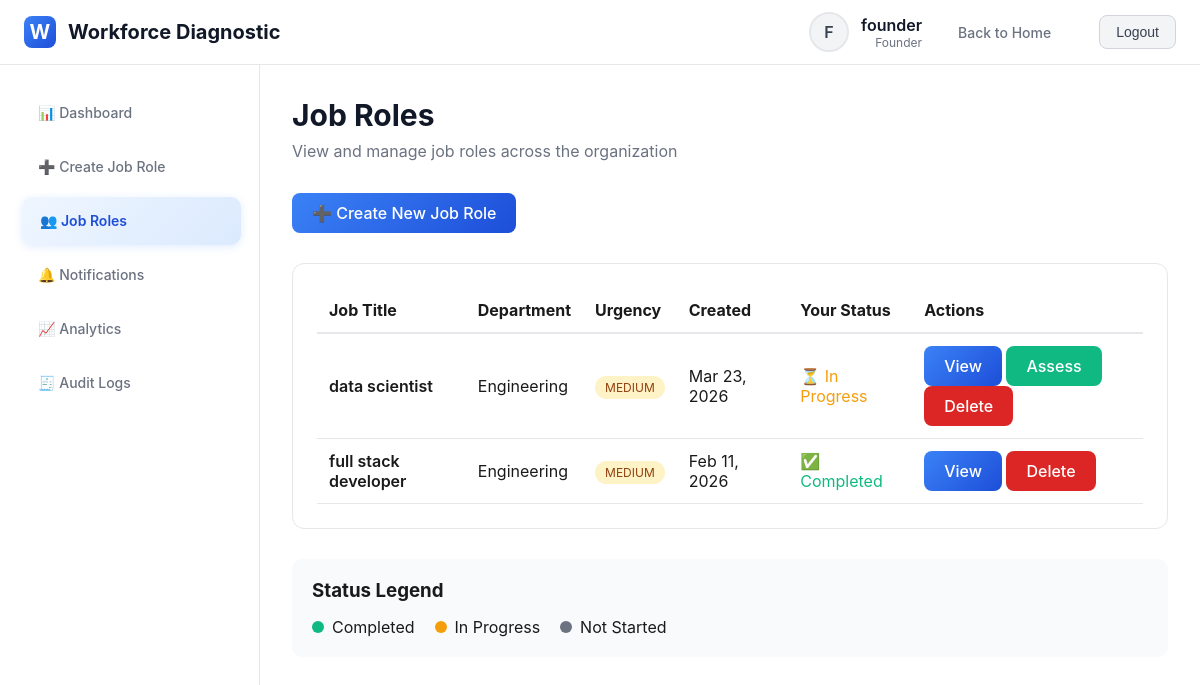
The page /job-roles/ (signed in) on the database its author committed.
### diagnostic_app/models.py (models this page shows, shortened)
class User(AbstractUser):
    ROLE_CHOICES = [
        ('founder', 'Founder'),
        ('co_founder', 'Co-Founder'),
        ('ceo', 'CEO'),
        ('cfo', 'CFO'),
        ('cto', 'CTO / Tech Lead'),
        ('coo', 'COO'),
        ('project_head', 'Project Head / Team Lead'),
        ('hr_manager', 'HR Manager / People Operations'),
        ('recruiter', 'Recruiter'),
        ('hr_executive', 'HR Executive'),
    ]
    role = models.CharField(max_length=20, choices=ROLE_CHOICES)
    phone = models.CharField(max_length=15, blank=True)
    def get_level(self):
        level_map = {
            'founder': 1, 'co_founder': 1,
            'ceo': 2, 'cfo': 2,
            'cto': 2, 'coo': 2, 'project_head': 2,
            'hr_manager': 3, 'recruiter': 3, 'hr_executive': 3
        }
        return level_map.get(self.role, 0)
    def can_create_job_roles(self):
        return self.role in ['founder', 'co_founder']

class JobRole(models.Model):
    STATUS_CHOICES = [
        ('draft', 'Draft'),
        ('active', 'Active'),
        ('completed', 'Completed'),
        ('cancelled', 'Cancelled'),
    ]
    title = models.CharField(max_length=200)
    department = models.CharField(max_length=100)
    description = models.TextField()
    required_skills = models.TextField()
    experience_level = models.CharField(max_length=50)
    budget_range = models.CharField(max_length=100)
    urgency = models.CharField(max_length=20, choices=[
        ('low', 'Low'),
        ('medium', 'Medium'),
        ('high', 'High')
    ])
    created_by = models.ForeignKey(User, on_delete=models.CASCADE, related_name='created_jobs')
    created_at = models.DateTimeField(auto_now_add=True)
    status = models.CharField(max_length=20, choices=STATUS_CHOICES, default='draft')

### diagnostic_app/views.py (the view)
# urls.py: path('job-roles/', views.job_roles_view, name='job_roles'),
@login_required
def job_roles_view(request):
    jobs = JobRole.objects.all().order_by('-created_at')
    for job in jobs:
        try:
            assignment = RoleAssignment.objects.get(job_role=job, user=request.user)
            if assignment.is_completed:
                job.user_status = 'completed'
            else:
                job.user_status = 'in_progress'
            job.can_assess = not assignment.is_completed
        except RoleAssignment.DoesNotExist:
            job.user_status = 'not_started'
            job.can_assess = False
    context = {'jobs': jobs}
    return render(request, 'diagnostic_app/job_roles.html', context)

### diagnostic_app/templates/diagnostic_app/job_roles.html (shortened to what this page needs)
{% extends 'diagnostic_app/base.html' %}
{% block content %}
<div class="page-header">
    <h1>Job Roles</h1>
    <p>View and manage job roles across the organization</p>
</div>
{% if user.can_create_job_roles %}
<div style="margin-bottom: 30px;">
    <a href="{% url 'create_job_role' %}" class="btn btn-primary">
        ➕ Create New Job Role
    </a>
</div>
{% endif %}
<div class="card">
    <div style="overflow-x: auto;">
        <table style="width: 100%; border-collapse: collapse;">
            <thead>
                <tr style="border-bottom: 2px solid #e5e7eb;">
                    <th style="padding: 12px; text-align: left;">Job Title</th>
                    <th style="padding: 12px; text-align: left;">Department</th>
                    <th style="padding: 12px; text-align: left;">Urgency</th>
                    <th style="padding: 12px; text-align: left;">Created</th>
                    <th style="padding: 12px; text-align: left;">Your Status</th>
                    <th style="padding: 12px; text-align: left;">Actions</th>
                </tr>
            </thead>
            <tbody>
                {% if jobs %}
                {% for job in jobs %}
                <tr style="border-bottom: 1px solid #e5e7eb;">
                    <td style="padding: 12px;">
                        <div style="font-weight: 600;">{{ job.title }}</div>
                    </td>
                    <td style="padding: 12px;">{{ job.department }}</td>
                    <td style="padding: 12px;">
                        <span style="padding: 4px 10px; background:
                            {% if job.urgency == 'high' %}#fee2e2; color: #991b1b;
                            {% elif job.urgency == 'medium' %}#fef3c7; color: #92400e;
                            {% else %}#d1fae5; color: #065f46;
                            {% endif %}; border-radius: 20px; font-size: 12px;">
                            {{ job.urgency|upper }}
                        </span>
                    </td>
                    <td style="padding: 12px;">{{ job.created_at|date:"M d, Y" }}</td>
                    <td style="padding: 12px;">
                        {% if job.user_status == 'completed' %}
                        <span style="color: #10b981;">✅ Completed</span>
                        {% elif job.user_status == 'in_progress' %}
                        <span style="color: #f59e0b;">⏳ In Progress</span>
                        {% else %}
                        <span style="color: #6b7280;">⏱️ Not Started</span>
                        {% endif %}
                    </td>
                    <td style="padding: 12px;">
                        <a href="{% url 'job_role_detail' job.id %}" class="btn btn-sm btn-primary">View</a>
                        {% if job.user_status != 'completed' and job.can_assess %}
                        <a href="{% url 'diagnostic' job.id %}" class="btn btn-sm btn-success">Assess</a>
                        {% endif %}
                        {% if user.role == 'founder' %}
                        <a href="{% url 'delete_job_role' job.id %}" class="btn btn-sm btn-danger"
                           onclick="return confirm('Are you sure you want to delete this job role? This action cannot be undone.')"
                           style="background: #dc2626; color: white;">Delete</a>
                        {% endif %}
                    </td>
                </tr>
                {% endfor %}
                {% endif %}
            </tbody>
        </table>
    </div>
</div>
<div style="margin-top: 30px; background: #f9fafb; padding: 20px; border-radius: 10px;">
    <h3 style="margin-bottom: 15px;">Status Legend</h3>
    <div style="display: flex; gap: 20px; flex-wrap: wrap;">
        <div style="display: flex; align-items: center; gap: 8px;">
            <div style="width: 12px; height: 12px; background: #10b981; border-radius: 50%;"></div>
            <span>Completed</span>
        </div>
        <div style="display: flex; align-items: center; gap: 8px;">
            <div style="width: 12px; height: 12px; background: #f59e0b; border-radius: 50%;"></div>
            <span>In Progress</span>
        </div>
        <div style="display: flex; align-items: center; gap: 8px;">
            <div style="width: 12px; height: 12px; background: #6b7280; border-radius: 50%;"></div>
            <span>Not Started</span>
        </div>
    </div>
</div>
{% endblock %}

### diagnostic_app/templates/diagnostic_app/base.html (shortened to what this page needs)
<!DOCTYPE html>
<html lang="en">
<head>
    {% load static %}
</head>
<body>
    {% if user.is_authenticated %}
    <div class="app-container">
        <header class="header">
            <div class="header-content">
                <a href="{% url 'dashboard' %}" class="logo">
                    <div class="logo-icon">W</div>
                    <span>Workforce Diagnostic</span>
                </a>
                <div class="user-menu">
                    <div class="user-info">
                        <div class="user-avatar">{{ user.username.0|upper }}</div>
                        <div class="user-details">
                            <div class="user-name">{{ user.username }}</div>
                            <div class="user-role">{{ user.get_role_display }}</div>
                        </div>
                    </div>
                    <a href="{% url 'home' %}?show_home=true" class="nav-home-link-simple">
                        Back to Home
                    </a>
                    <form method="post" action="{% url 'logout' %}">
                        <button type="submit" class="btn-logout">Logout</button>
                    </form>
                </div>
            </div>
        </header>
        <div class="main-content">
            <nav class="sidebar">
                <ul class="nav-menu">
                    <li class="nav-item">
                        <a href="{% url 'dashboard' %}" class="nav-link {% if request.path == '/dashboard/' %}active{% endif %}">
                            📊 Dashboard
                        </a>
                    </li>
                    {% if user.can_create_job_roles %}
                    <li class="nav-item">
                        <a href="{% url 'create_job_role' %}" class="nav-link {% if request.path == '/job-roles/create/' %}active{% endif %}">
                            ➕ Create Job Role
                        </a>
                    </li>
                    {% endif %}
                    <li class="nav-item">
                        <a href="{% url 'job_roles' %}" class="nav-link {% if '/job-roles' in request.path and request.path != '/job-roles/create/' %}active{% endif %}">
                            👥 Job Roles
                        </a>
                    </li>
                    <li class="nav-item">
                        <a href="{% url 'notifications' %}" class="nav-link {% if '/notifications' in request.path %}active{% endif %}">
                            🔔 Notifications
                        </a>
                    </li>
                    {% if user.get_level == 1 %}
                    <li class="nav-item">
                        <a href="{% url 'analytics' %}" class="nav-link {% if '/analytics' in request.path %}active{% endif %}">
                            📈 Analytics
                        </a>
                    </li>
                    {% endif %}
                    {% if user.is_superuser or user.role == 'founder' or user.role == 'co_founder' %}
                    <li class="nav-item">
                        <a href="{% url 'audit_logs' %}" class="nav-link {% if '/audit-logs' in request.path %}active{% endif %}">
                            🧾 Audit Logs
                        </a>
                    </li>
                    {% endif %}
                </ul>
            </nav>
            <div class="content-wrapper">
                <div class="content">
                    {% block content %}{% endblock %}
                </div>
            </div>
        </div>
    </div>
    {% else %}
    {% block login_content %}{% endblock %}
    {% endif %}
</body>
</html>

### diagnostic_app/templates/diagnostic_app/base.html (style rules this page uses)
* { margin: 0; padding: 0; box-sizing: border-box; }
body { font-family: -apple-system, BlinkMacSystemFont, 'Segoe UI', Roboto, sans-serif; background: #ffffff; color: #1a1a1a; min-height: 100vh; }
.app-container { display: flex; flex-direction: column; min-height: 100vh; }
.header { background: #ffffff; border-bottom: 1px solid #e5e7eb; padding: 0 24px; box-shadow: 0 1px 3px rgba(0,0,0,0.05); }
.header-content { display: flex; align-items: center; justify-content: space-between; height: 64px; max-width: 1200px; margin: 0 auto; }
.logo { display: flex; align-items: center; gap: 12px; font-size: 20px; font-weight: 700; color: #111827; text-decoration: none; }
.logo-icon { width: 32px; height: 32px; background: linear-gradient(135deg, #3b82f6 0%, #1d4ed8 100%); border-radius: 8px; display: flex; align-items: center; justify-content: center; color: white; }
.user-menu { display: flex; align-items: center; gap: 20px; }
.user-info { display: flex; align-items: center; gap: 12px; }
.user-avatar { width: 40px; height: 40px; border-radius: 50%; background: #f3f4f6; display: flex; align-items: center; justify-content: center; font-weight: 600; color: #374151; border: 2px solid #e5e7eb; }
.user-details { text-align: right; }
.user-name { font-weight: 600; color: #111827; }
.user-role { font-size: 12px; color: #6b7280; }
.btn-logout { padding: 8px 16px; background: #f3f4f6; color: #374151; border: 1px solid #d1d5db; border-radius: 8px; font-size: 14px; font-weight: 500; cursor: pointer; transition: all 0.2s; }
.main-content { flex: 1; display: flex; }
.sidebar { width: 260px; background: #ffffff; border-right: 1px solid #e5e7eb; padding: 24px 0; display: flex; flex-direction: column; }
.nav-menu { list-style: none; padding: 0 20px; margin: 0; }
.nav-item { margin-bottom: 6px; }
.nav-link { display: flex; align-items: center; gap: 14px; padding: 14px 18px; color: #6b7280; text-decoration: none; border-radius: 10px; transition: all 0.2s ease; font-weight: 500; font-size: 14px; line-height: 1.4; min-height: 48px; box-sizing: border-box; }
.nav-link.active { background: linear-gradient(135deg, #eff6ff 0%, #dbeafe 100%); color: #1d4ed8; font-weight: 600; box-shadow: 0 2px 8px rgba(59, 130, 246, 0.15); transform: translateX(2px); }
.nav-home-link-simple { color: #6b7280; text-decoration: none; padding: 8px 16px; border-radius: 6px; font-weight: 500; font-size: 14px; transition: all 0.2s; margin-right: 12px; }
.content-wrapper { flex: 1; padding: 32px; background: #ffffff; }
.content { max-width: 1200px; margin: 0 auto; }
.page-header { margin-bottom: 32px; }
.page-header h1 { font-size: 30px; font-weight: 700; color: #111827; margin-bottom: 8px; }
.page-header p { color: #6b7280; font-size: 16px; }
.btn { padding: 10px 20px; border-radius: 8px; font-weight: 500; cursor: pointer; border: none; text-decoration: none; display: inline-flex; align-items: center; gap: 8px; transition: all 0.2s; }
.btn-primary { background: linear-gradient(135deg, #3b82f6 0%, #1d4ed8 100%); color: white; }
.btn-success { background: #10b981; color: white; }
.btn-danger { background: #ef4444; color: white; }
.card { background: #ffffff; border: 1px solid #e5e7eb; border-radius: 12px; padding: 24px; margin-bottom: 20px; }

### rows shown on the page
User: username.0 "F", username "founder", role "Founder"
JobRole: title "data scientist", department "Engineering", urgency "MEDIUM", created_at "Mar 23, 2026", shows "⏳ In Progress", shows "Assess"
JobRole: title "full stack developer", department "Engineering", urgency "MEDIUM", created_at "Feb 11, 2026", shows "✅ Completed"
